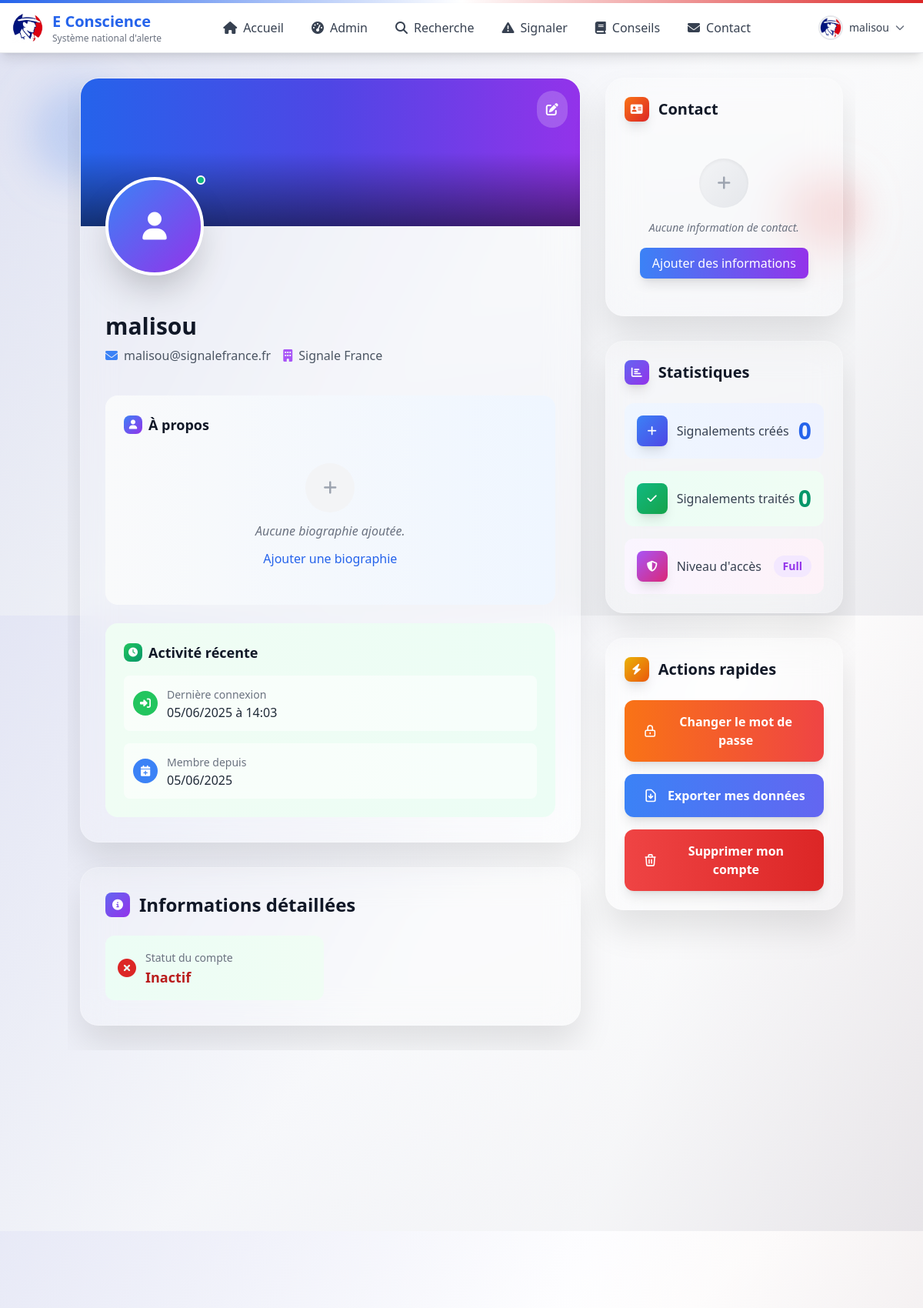
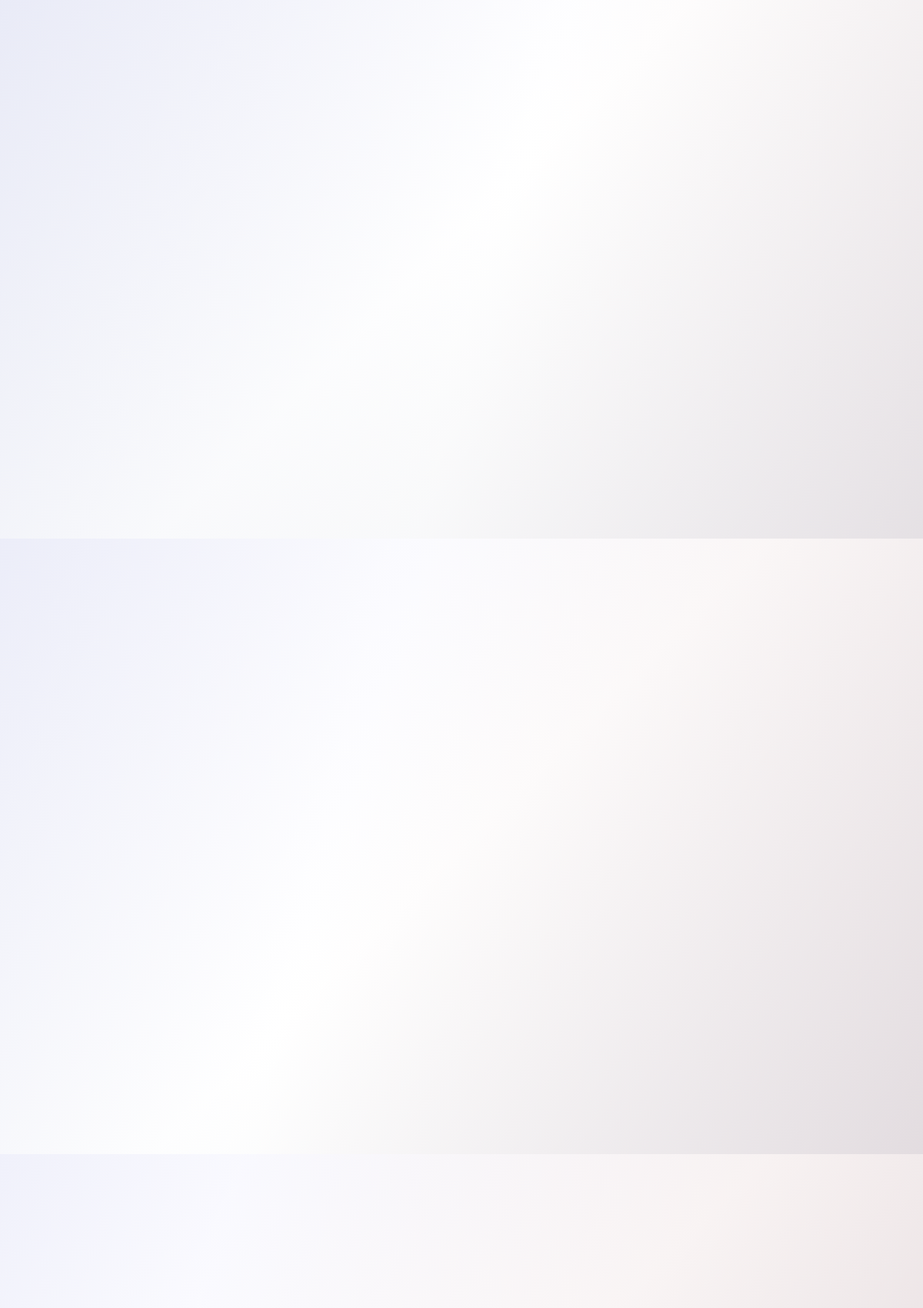
The page /Pages/profile.php (signed in, upper part) on the database its author committed (2 pictures, top to bottom).
### tables this page shows
CREATE TABLE users (
            id INTEGER PRIMARY KEY AUTOINCREMENT,
            username VARCHAR(255) NOT NULL UNIQUE,
            email VARCHAR(255) NOT NULL UNIQUE,
            password VARCHAR(255) NOT NULL,
            role VARCHAR(255) NOT NULL,
            access_level VARCHAR(50) DEFAULT 'basic',
            accreditation VARCHAR(255) DEFAULT NULL,
            organization VARCHAR(255) DEFAULT NULL,
            created_at DATETIME DEFAULT CURRENT_TIMESTAMP,
            updated_at DATETIME DEFAULT CURRENT_TIMESTAMP,
            deleted_at DATETIME NULL,
            avatar VARCHAR(255) DEFAULT NULL,
            banner VARCHAR(255) DEFAULT NULL,
            bio VARCHAR(255) DEFAULT NULL,
            phone VARCHAR(255) DEFAULT NULL,
            address VARCHAR(255) DEFAULT NULL,
            city VARCHAR(255) DEFAULT NULL,
            country VARCHAR(255) DEFAULT NULL,
            zip VARCHAR(255) DEFAULT NULL,
            website VARCHAR(255) DEFAULT NULL,
            linkedin VARCHAR(255) DEFAULT NULL,
            twitter VARCHAR(255) DEFAULT NULL,
            github VARCHAR(255) DEFAULT NULL,
            token VARCHAR(255) DEFAULT NULL,
            token_expiry DATETIME DEFAULT NULL,
            last_activity DATETIME DEFAULT CURRENT_TIMESTAMP,
            is_active INTEGER DEFAULT 0,
            is_verified INTEGER DEFAULT 0,
            is_banned INTEGER DEFAULT 0,
            is_deleted INTEGER DEFAULT 0,
            is_blacklisted INTEGER DEFAULT 0,
            is_public INTEGER DEFAULT 0,
            require_password_change INTEGER DEFAULT 0
        );

### Pages/profile.php (the view, shortened to what the rows shown need)
<?php
require_once '../Inc/Components/header.php';
require_once '../Inc/Components/nav.php';
try {
    if (isset($_SESSION['user_id']) && !empty($_SESSION['user_id'])) {
        $conn = connect_db();
        $req = $conn->prepare("SELECT * FROM users WHERE id = ?");
        $req->execute([$_SESSION['user_id']]);
        $dataUser = $req->fetch(PDO::FETCH_ASSOC);
        if ($dataUser) {
            $user = $dataUser;
            $username = $dataUser['username'];
            $email = $dataUser['email'];
            $organization = $dataUser['organization'] ?? '';
            $created_at = $dataUser['created_at'];
            $last_activity = $dataUser['last_activity'];
        }
    } else if (isset($_COOKIE['user_token']) && !empty($_COOKIE['user_token'])) {
        $cookieToken = $_COOKIE['user_token'];
        if (strlen($cookieToken) >= 32) {
            $conn = connect_db();
            $hashedToken = hash('sha256', $cookieToken);
            $req = $conn->prepare("SELECT * FROM users WHERE token = ? AND (token_expiry IS NULL OR token_expiry > datetime('now'))");
            $req->execute([$hashedToken]);
            $dataUser = $req->fetch(PDO::FETCH_ASSOC);
            if ($dataUser) {
                session_start();
                $_SESSION['user_id'] = $dataUser['id'];
                $_SESSION['user_email'] = $dataUser['email'];
                $_SESSION['user_username'] = $dataUser['username'];
                $_SESSION['user_role'] = $dataUser['role'];
                $_SESSION['user_avatar'] = $dataUser['avatar'];
                $_SESSION['user_active'] = $dataUser['is_active'];
                $user = $dataUser;
                $id = $dataUser['id'];
                $username = $dataUser['username'];
                $email = $dataUser['email'];
                $role = $dataUser['role'];
                $avatar = $dataUser['avatar'];
                $banner = $dataUser['banner'];
                $organization = $dataUser['organization'] ?? '';
                $accreditation = $dataUser['accreditation'] ?? '';
                $phone = $dataUser['phone'] ?? '';
                $address = $dataUser['address'] ?? '';
                $city = $dataUser['city'] ?? '';
                $bio = $dataUser['bio'] ?? '';
                $created_at = $dataUser['created_at'];
                $last_activity = $dataUser['last_activity'];
                $github = $dataUser['github']?? '';
                $linkedin = $dataUser['linkedin']?? '';
                $website = $dataUser['website']?? '';
                $active = $dataUser['is_active']?? 1;
                $verified = $dataUser['is_verified']??0;
                $blacklisted = $dataUser['is_blacklisted']??0;
                $is_public = $dataUser['is_public'] ?? 0;
                $token = $cookieToken;
            } else {
                setcookie('user_token', '', time() - 3600, '/');
                setcookie('user_pseudo', '', time() - 3600, '/');
                header('Location: login.php');
                exit;
            }
        }
    } else {
        header('Location: login.php');
        exit;
    }
} catch (Exception $e) {
    $_SESSION['error'] = $e->getMessage();
    header('Location: ../index.php');
    exit;
}
?>
<div class="min-h-screen relative overflow-hidden">
    <div class="relative z-10 container mx-auto px-4 py-8">
        <div class="grid grid-cols-1 lg:grid-cols-3 gap-8">
            <div class="lg:col-span-2 space-y-8">
                <div class="profile-card glassmorphism-enhanced rounded-3xl overflow-hidden interactive-card">
                    <div class="relative p-8">
                        <div class="pt-20">
                            <div class="flex flex-col md:flex-row md:items-center md:justify-between mb-6">
                                <div>
                                    <div class="flex items-center space-x-3 mb-2">
                                        <h1 class="text-3xl font-bold text-gray-900"><?= htmlspecialchars($username) ?></h1>
                                    </div>
                                    <div class="flex items-center space-x-4 text-gray-600 mb-4">
                                        <div class="flex items-center space-x-2">
                                            <i class="fas fa-envelope text-blue-500"></i>
                                            <span><?= htmlspecialchars($email) ?></span>
                                        </div>
                                        <?php if ($organization): ?>
                                            <div class="flex items-center space-x-2">
                                                <i class="fas fa-building text-purple-500"></i>
                                                <span><?= htmlspecialchars($organization) ?></span>
                                            </div>
                                        <?php endif; ?>
                                    </div>
                                </div>
                            </div>
                            <div class="bg-gradient-to-r from-green-50 to-emerald-50 rounded-2xl p-6">
                                <div class="space-y-4">
                                    <div class="flex items-center space-x-3 p-3 bg-white/60 rounded-lg">
                                        <div>
                                            <span class="text-gray-500 text-sm">Dernière connexion</span>
                                            <div class="text-gray-800 font-medium"><?= $last_activity ? date('d/m/Y à H:i', strtotime($last_activity)) : 'Jamais' ?></div>
                                        </div>
                                    </div>
                                    <div class="flex items-center space-x-3 p-3 bg-white/60 rounded-lg">
                                        <div>
                                            <span class="text-gray-500 text-sm">Membre depuis</span>
                                            <div class="text-gray-800 font-medium"><?= date('d/m/Y', strtotime($created_at)) ?></div>
                                        </div>
                                    </div>
                                </div>
                            </div>
                        </div>
                    </div>
                </div>
            </div>
            <div class="space-y-8">
                <div class="profile-section glassmorphism-enhanced rounded-3xl p-6 interactive-card">
                    <div class="space-y-4">
                        <div class="stat-card p-4 bg-gradient-to-r from-purple-50 to-pink-50 rounded-xl hover:from-purple-100 hover:to-pink-100 transition-all duration-300 group">
                            <div class="flex justify-between items-center">
                                <div class="flex items-center space-x-3">
                                    <div class="w-10 h-10 bg-gradient-to-br from-purple-500 to-pink-600 rounded-lg flex items-center justify-center shadow-lg">
                                    </div>
                                    <span class="text-gray-700 font-medium">Niveau d'accès</span>
                                </div>
                                <span class="text-sm font-bold text-purple-600 bg-purple-100 px-3 py-1 rounded-full group-hover:scale-105 transition-transform">
                                    <?= ucfirst($user['access_level'] ?? 'basic') ?>
                                </span>
                            </div>
                        </div>
                    </div>
                </div>
            </div>
        </div>
    </div>
</div>
<?php require_once '../Inc/Components/footer.php'; ?>

### Inc/Components/nav.php (shortened to what the rows shown need)
<?php
$rootPath = dirname(dirname(dirname(__FILE__))) . DIRECTORY_SEPARATOR;
include_once($rootPath . "Inc" . DIRECTORY_SEPARATOR . "Constants" . DIRECTORY_SEPARATOR . "CookieManager.php");
$user = null;
$username = null;
try {
    if (isset($_SESSION['user_id']) && !empty($_SESSION['user_id'])) {
        $conn = connect_db();
        $req = $conn->prepare("SELECT * FROM users WHERE id = ?");
        $req->execute([$_SESSION['user_id']]);
        $dataUser = $req->fetch(PDO::FETCH_ASSOC);
        if ($dataUser) {
            $user = $dataUser;
            $username = $dataUser['username'];
        }
    }
    if ($user) {
        $avatarDir = $rootPath . "Assets/Images/avatars/";
        $latestAvatar = null;
        $avatarFile = $latestAvatar ? $avatarDir . $latestAvatar : null;
    }
} catch (PDOException $e) {
    error_log("Database error in nav.php: " . $e->getMessage());
} catch (Exception $e) {
    error_log("General error in nav.php: " . $e->getMessage());
}
$currentPath = $_SERVER['REQUEST_URI'];
$isInSubfolder = (strpos($currentPath, '/Src/') !== false || strpos($currentPath, '/Pages/') !== false);
$basePath = $isInSubfolder ? '../' : './';
?>
<nav class="bg-white shadow-lg sticky top-0 z-50 border-b border-gray-200">
    <div class="max-w-7xl mx-auto">
        <div class="flex justify-between items-center h-16">
            <div class="flex items-center space-x-3 px-4">
                <div class="block">
                    <h1 class="text-lg sm:text-xl font-bold text-blue-600">E Conscience</h1>
                </div>
            </div>
            <div class="flex items-center space-x-3 px-4">
                <?php if ($user !== null) { ?>
                    <div class="relative" id="user-dropdown">
                        <button onclick="toggleUserDropdown()"
                            class="flex items-center space-x-2 p-2 rounded-lg hover:bg-gray-100 transition-colors">
                            <img src="<?php echo ($latestAvatar && file_exists($avatarFile)) ? $basePath . 'Assets/Images/avatars/' . $latestAvatar : $basePath . 'Assets/Images/SignaleFrance.png'; ?>"
                                alt="Avatar" class="h-8 w-8 rounded-full object-cover border-2 border-gray-200">
                            <span
                                class="hidden md:block text-sm font-medium text-gray-700"><?php echo htmlspecialchars($username); ?></span>
                            <i class="fas fa-chevron-down text-xs text-gray-500"></i>
                        </button>
                    </div>
                <?php } ?>
            </div>
        </div>
    </div>
</nav>

### rows shown on the page
users: username "malisou", email "malisou@signalefrance.fr", organization "Signale France", last_activity "05/06/2025 à 14:03", created_at "05/06/2025", access_level "Full"
